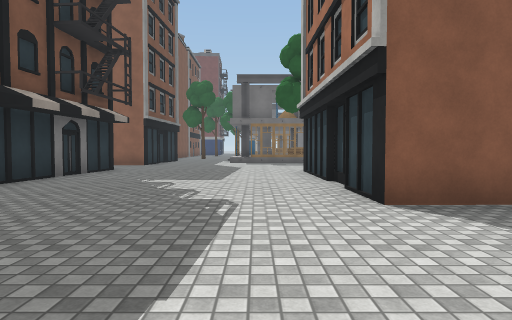
view 1 (above)

24 first-person views from a walk through a Unity game level. The camera is 1.3 m above the floor, tilts 2° down and sees 75° across. The floor is counted in squares, 2 m on a side. Each view is taken from the middle of a square. On the plan, view 1 faces up. The plan holds only what a view shows up to about 10 squares ahead; the rest is blank. The place goes on beyond the plan. Surface patterns are stand-ins for the level's own textures.

view 2
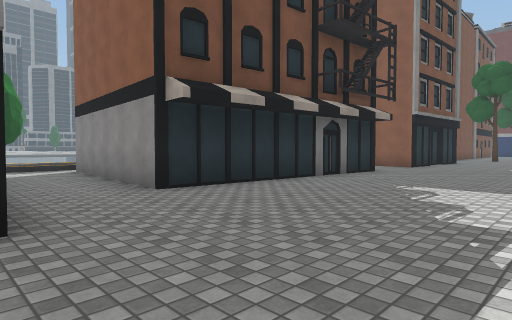

view 3
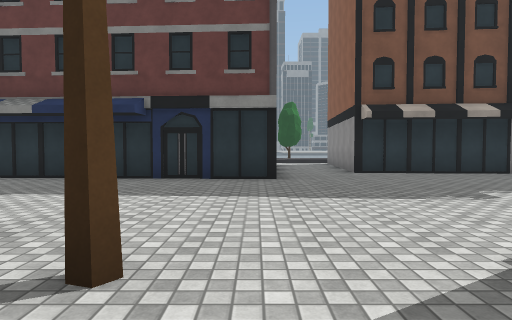

view 4
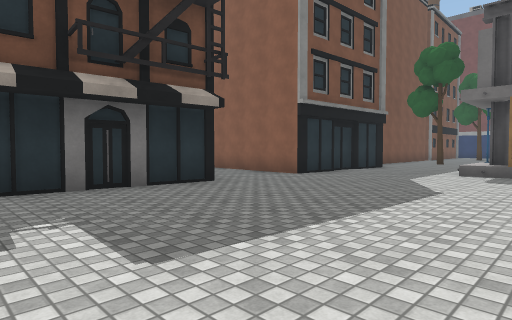

view 5
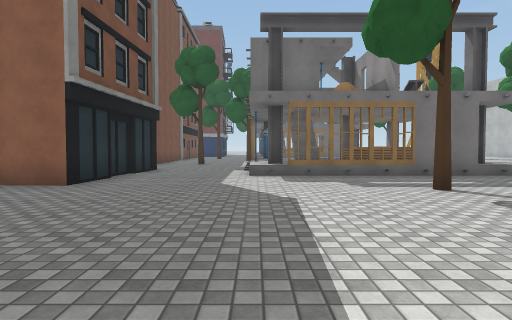

view 6
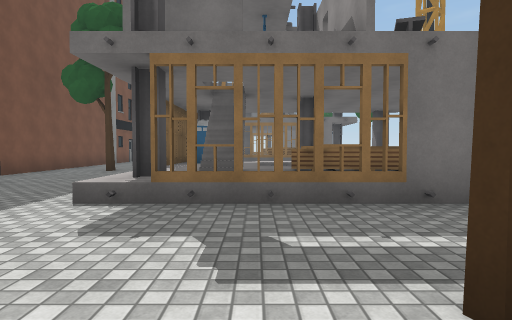

view 7
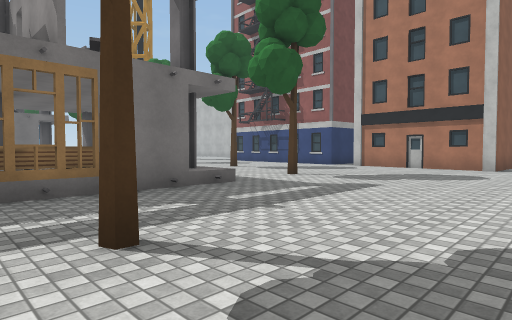

view 8
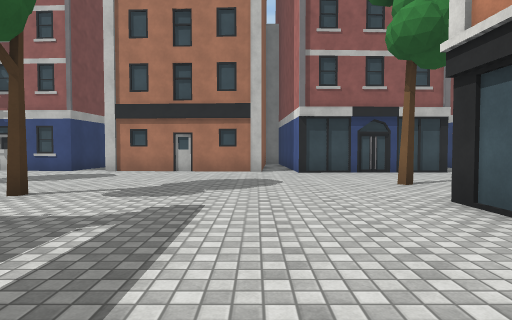

view 9
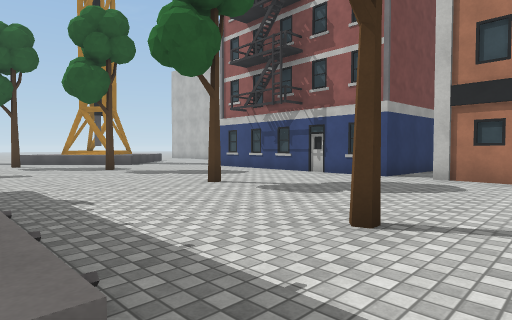

view 10
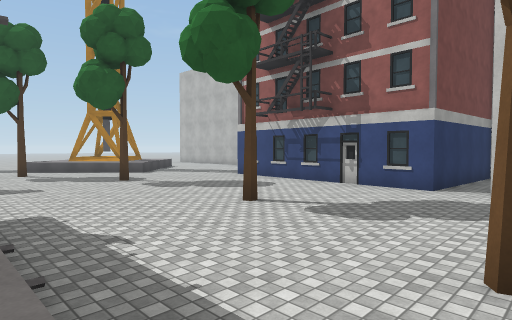

view 11
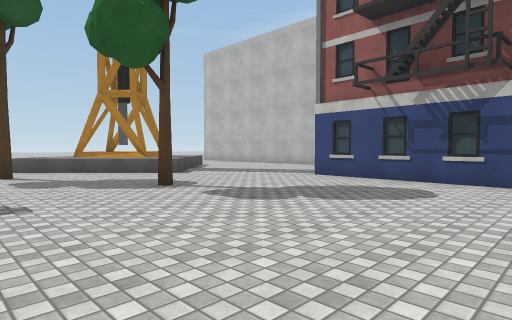

view 12
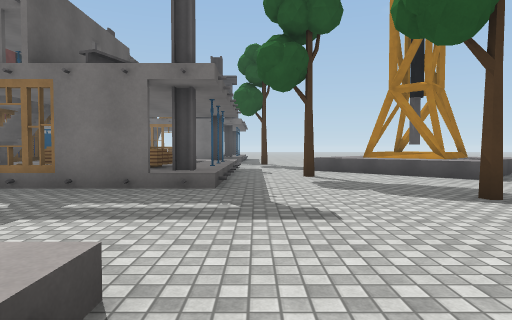

view 13
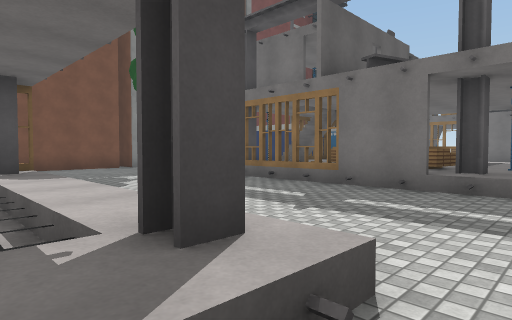

view 14
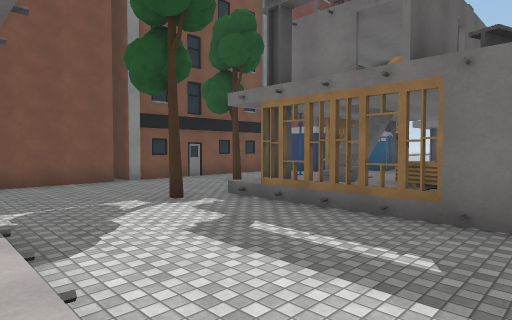

view 15
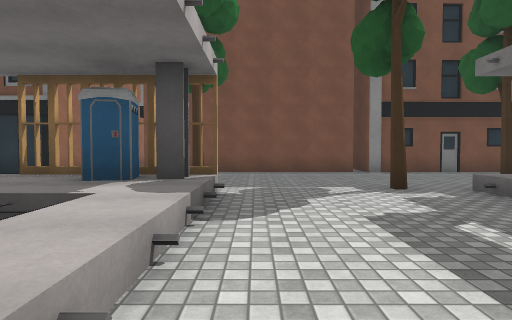

view 16
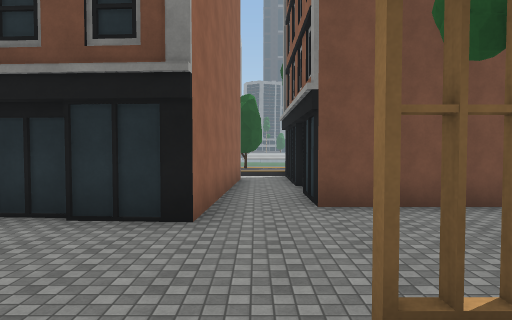

view 17
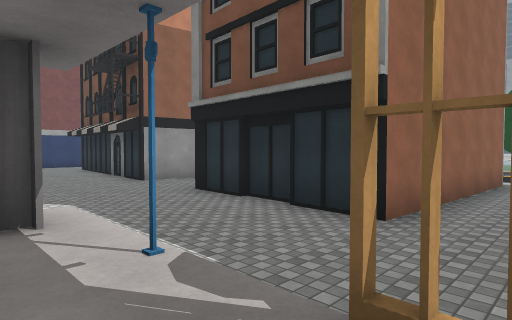

view 18
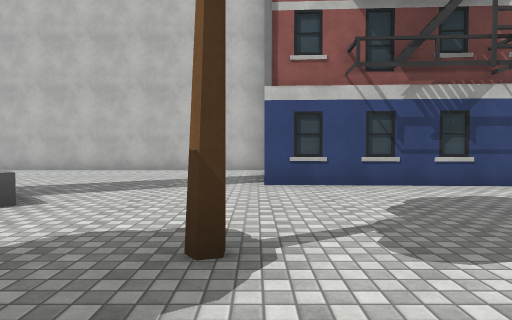

view 19
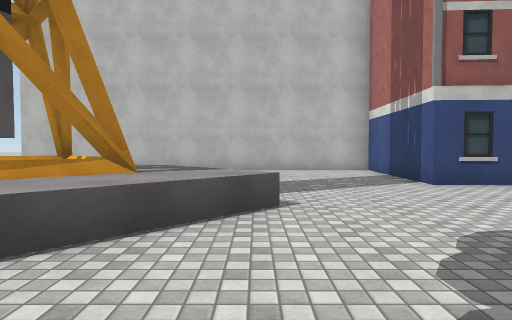

view 20
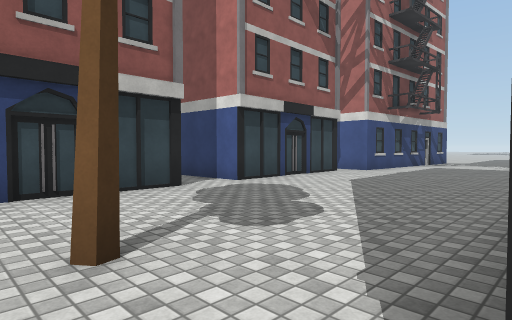

view 21
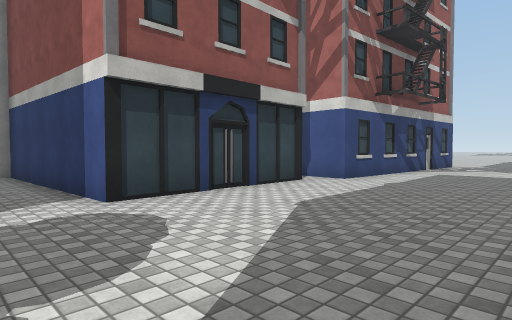

view 22
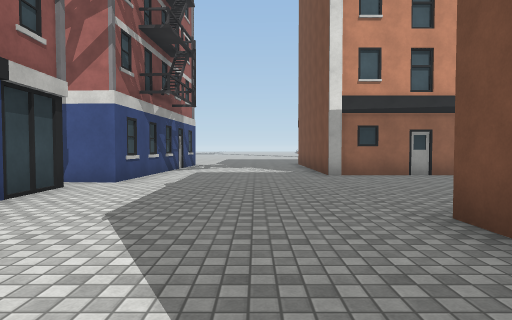

view 23
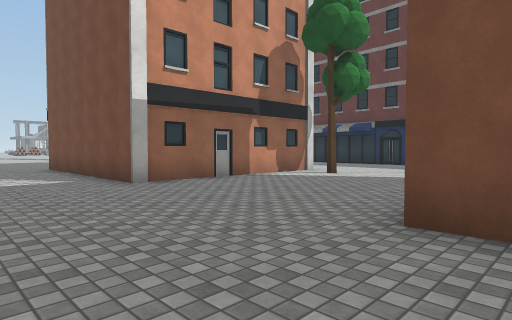

view 24
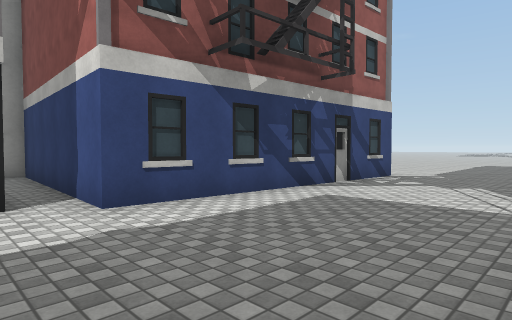

### Floor plan
Key: @ floor where view 1 was taken; # wall or solid block; x gap in a wall; . main floor; : floor 0.25 m higher than the main floor; + floor 0.5 m higher than the main floor; / step, stairs or slope; = window, fence, low wall or low ledge; ^ raised ledge; T tree.
Columns run from 13 left of view 1 to 17 right of it. Each row starts with its distance up from view 1.
 29         #   x+/   /...^^^^^...#
 28         # T ##/  +#.T..^^^....#
 27         #.. /#/^ ^+.....^.....#
 26         #.../#   +#...........#
 25        ##....///##/...........#
 24         #...T.........T.......#
 23         #.................#####
 22         #.................#
 21         #.T.#+++++#.......#
 20         #...#/////+.......#
 19    ###.##...=+/    ...T...#
 18 T /........./++/   .......#####
 17 T:/ #####...##x^^  ...........#
 16         #.../x   ^+.......#
 15         #.../###x#/..T....#
 14         #.................#
 13        ##.................#
 12        ........T..........#
 11        ...................#
 10         #................##
  9         #......#   ##.T..#
  8         #......#     ....#
  7         #......#     ....#
  6         #......#     .........#
  5         #......#    #....######
  4   /######......##   #....##
  3 T:/.......................#
  2    .......................#
  1           #...................#
  0          ##..@.T.........######
 -1          #.....######....#
 -2          #.....     #....#
 -3          #...       #....#
 -4          #..        #....#
 -5          #          #....#
 -6                     #....#

Positions as (right, up) in squares from view 1, and headings:
1: (0, 0), facing up
2: (0, 1), facing up-left
3: (4, 1), facing left
4: (1, 6), facing up-left
5: (-1, 7), facing up
6: (1, 11), facing up
7: (1, 10), facing up-right
8: (3, 12), facing right
9: (5, 14), facing up-right
10: (5, 15), facing up-right
11: (6, 19), facing up-right
12: (6, 20), facing up
13: (6, 20), facing up-left
14: (4, 21), facing up-left
15: (4, 22), facing left
16: (0, 18), facing left
17: (0, 19), facing down-left
18: (7, 24), facing right
19: (7, 27), facing right
20: (7, 10), facing down-right
21: (8, 7), facing down-right
22: (9, 7), facing down
23: (10, 5), facing down-left
24: (8, 2), facing down-right
